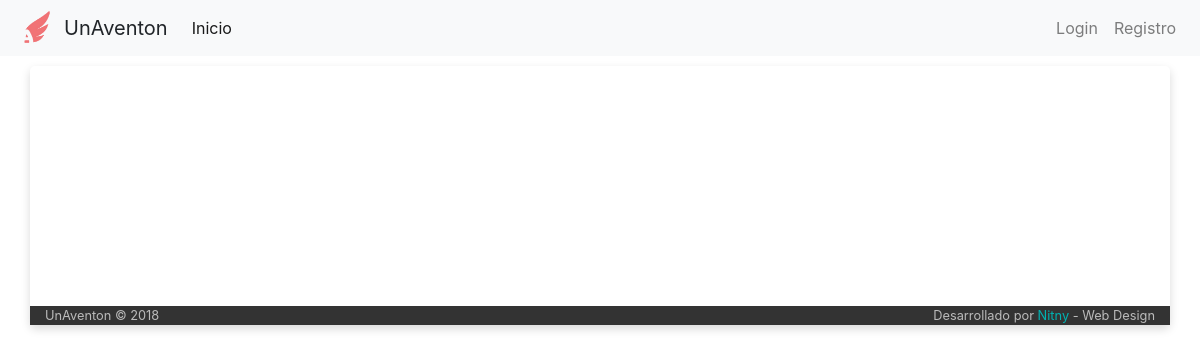
Before: / with the older database file.
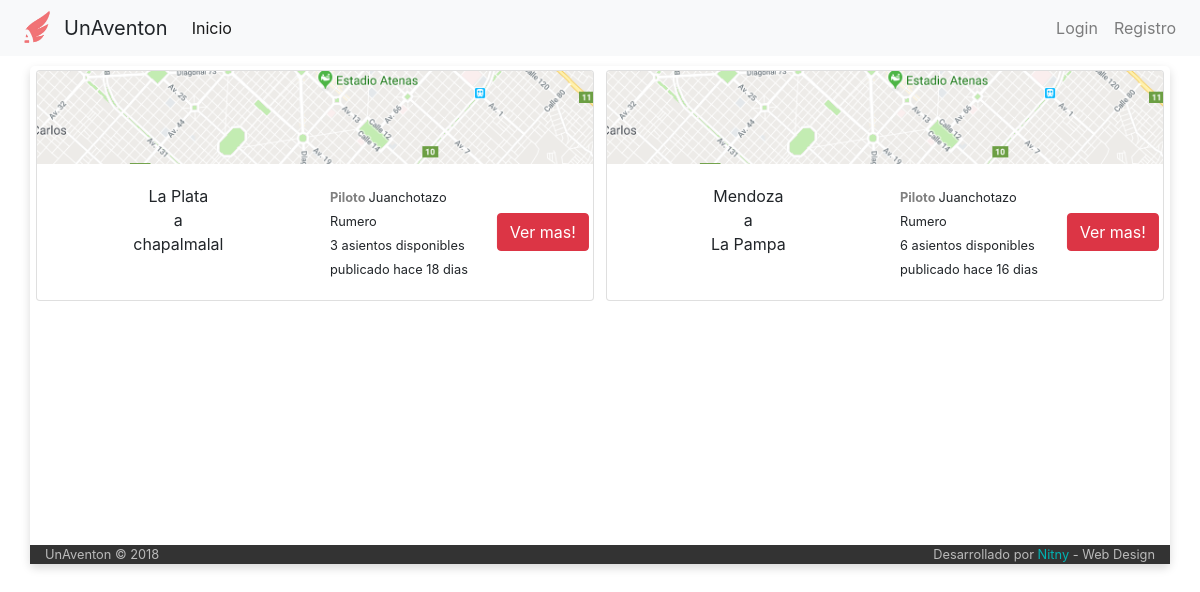
After: the same page with the newer database file.
### tables this page shows
CREATE TABLE IF NOT EXISTS `viaje` (
  `idViaje` int(6) NOT NULL AUTO_INCREMENT,
  `idPiloto` int(6) NOT NULL,
  `idVehiculo` int(6) NOT NULL,
  `fecha_publicacion` datetime NOT NULL,
  `fecha_partida` datetime NOT NULL,
  `tipo` varchar(30) NOT NULL,
  `origen` varchar(60) NOT NULL,
  `destino` varchar(60) NOT NULL,
  `asientos_disponibles` int(2) NOT NULL,
  `costo` int(7) NOT NULL,
  `estado` int(1) NOT NULL DEFAULT '1',
  PRIMARY KEY (`idViaje`)
);

CREATE TABLE IF NOT EXISTS `usuario` (
  `idUser` int(6) NOT NULL AUTO_INCREMENT,
  `email` varchar(50) NOT NULL,
  `clave` varchar(50) NOT NULL,
  `nombre` varchar(50) NOT NULL,
  `apellido` varchar(50) NOT NULL,
  `admin` int(1) NOT NULL DEFAULT '0',
  PRIMARY KEY (`idUser`)
);

### index.php (called while the page is built, shortened)
<?php
	include ('core/helpers.php');
	include ('php/inicio_body.php');
	$router = new Router;
	$vars = $router->get_variables();
	render($vars);
	include ('php/cierre_body.php');

### core/helpers.php (called while the page is built, shortened)
<?php
function dias_transcurridos($fecha_alta)
{
 $fecha_alta = date_create($fecha_alta);
 $fecha_actual   = date_create(date("d.m.Y"));
 $diferencia     = date_diff($fecha_alta, $fecha_actual);
 $dif     = $diferencia->format('%a');
 if ($dif == 0){
   return 'hoy';
 }
 else if ($dif == 1){
   return 'ayer';
 }
 else {
   return 'hace '.$dif." dias";
 }
}

### controller/home.php (the view)
<?php
	function render($vars = [])
	{
		?>
		<div class="row">
			<?php
			include('php/conexion.php');
			$viajes=mysqli_query($conexion,"select *
											from viaje
											inner join usuario on viaje.idPiloto = usuario.idUser
											where fecha_partida > now() and estado = 1") or
											die("Problemas en el select:".mysqli_error($conexion));
						while ($viaje=mysqli_fetch_array($viajes)){
							?>
							<div class="card" style="width: 49%; display: inline-block; margin: auto; margin-bottom: 4px; margin-top:4px">
  							<img class="card-img-top" src="img/prueba_maps.png" alt="Card image cap">
  							<div class="card-body">
									<div class="row">
										<div class="col-md-6" style="text-align:center">
											<?php echo $viaje['origen']; ?> <br>
											a <br>
											<?php echo $viaje['destino']; ?>
										</div>
										<div class="col-md-4">
											<small>
											<b style="color:grey">Piloto </b> <?php echo $viaje['nombre']." ".$viaje['apellido'] ?> <br>
											<?php echo $viaje['asientos_disponibles'] ?> asientos disponibles <br>
											publicado <?php echo dias_transcurridos($viaje['fecha_publicacion']); ?> <br>
											</small>
										</div>
										<div class="col-md-2">
											<button class="btn btn-danger centrado" type="button" name="button">Ver mas!</button>
										</div>
									</div>
  							</div>
							</div>
				 <?php } ?>
		</div>
		<br><br><br><br><br><br><br><br><br><br>
<?php
	}

### php/inicio_body.php (shortened to what this page needs)
<!DOCTYPE html>
<html>
  <head>
    <link rel="stylesheet" href="https://maxcdn.bootstrapcdn.com/bootstrap/4.0.0/css/bootstrap.min.css">
    <link rel="stylesheet" href="/css/stylo.css">
    <link rel="stylesheet" type="text/css" href="/css/estilo-listado-vehiculos.css">
  </head>
  <body>
    <?php
      include('php/navbar.php');
    ?>
    <div class="container" style="background-color:; border-radius: 5px">

### php/navbar.php (shortened to what this page needs)
<nav class="navbar navbar-expand-lg navbar-light bg-light">
  <img src="img/logo.png" alt="logo" style="width: 40px; margin-right: 8px">
  <a class="navbar-brand">UnAventon</a>
  <div class="collapse navbar-collapse" id="navbarSupportedContent">
    <ul class="navbar-nav mr-auto">
      <li class="nav-item active">
        <a class="nav-link" href="/">Inicio <span class="sr-only">(current)</span></a>
      </li>
    </ul>
      <?php
      if(isset($_SESSION['nombre'])){
        ?>
        <ul class='navbar-nav float-right' style="margin-right: 30px">
            <li class="nav-item dropdown">
                <a class="nav-link dropdown-toggle" href="#" id="navbarDropdown" role="button" data-toggle="dropdown" aria-haspopup="true" aria-expanded="false">
                  <?php echo $_SESSION['nombre']." ".$_SESSION['apellido']; ?>
                </a>
                <div class="dropdown-menu" aria-labelledby="navbarDropdown">
                  <a class="dropdown-item" href="/perfil">Mi perfil</a>
                  <a class="dropdown-item" href="/logout">Cerrar sesion</a>
                </div>
            </li>
        </ul>
        <?php
      }
      else {
        echo "<ul class='navbar-nav float-right'>
                <li class='nav-item float-right'>
                  <a class='nav-link' href='/login'>Login</a>
                </li>
                  <a class='nav-link' href='/registro'>Registro</a>
              </ul>";
      }
      ?>
  </div>
</nav>

### php/cierre_body.php (shortened to what this page needs)
<div class="row" style="background-color: #333; color: #bbb">
  <div class="col-md-12">
    <small class="float-left">UnAventon © 2018</small>
    <small class="float-right">Desarrollado por <span style="color:#00b3b3">Nitny</span> - Web Design</small>
  </div>
</div>
</div>
</body>
</html>

### css/stylo.css (style rules this page uses)
body { background-color: #FFF; }
.centrado { position: absolute; display: block; top: 50%; left: 50%; transform: translate(-50%, -50%); -webkit-transform: translate(-50%, -50%); }
.container { margin-top: 10px; background-color: #fff; box-shadow: 0px 4px 10px #dadada; }

Changed rows visible on the page:
now on this page (row edited): viaje: origen "La Plata", destino "chapalmalal", usuario.nombre "Juanchotazo", usuario.apellido "Rumero", asientos_disponibles "3", fecha_publicacion "hace 18 dias"
added viaje: origen "Mendoza", destino "La Pampa", usuario.nombre "Juanchotazo", usuario.apellido "Rumero", asientos_disponibles "6", fecha_publicacion "hace 16 dias"
